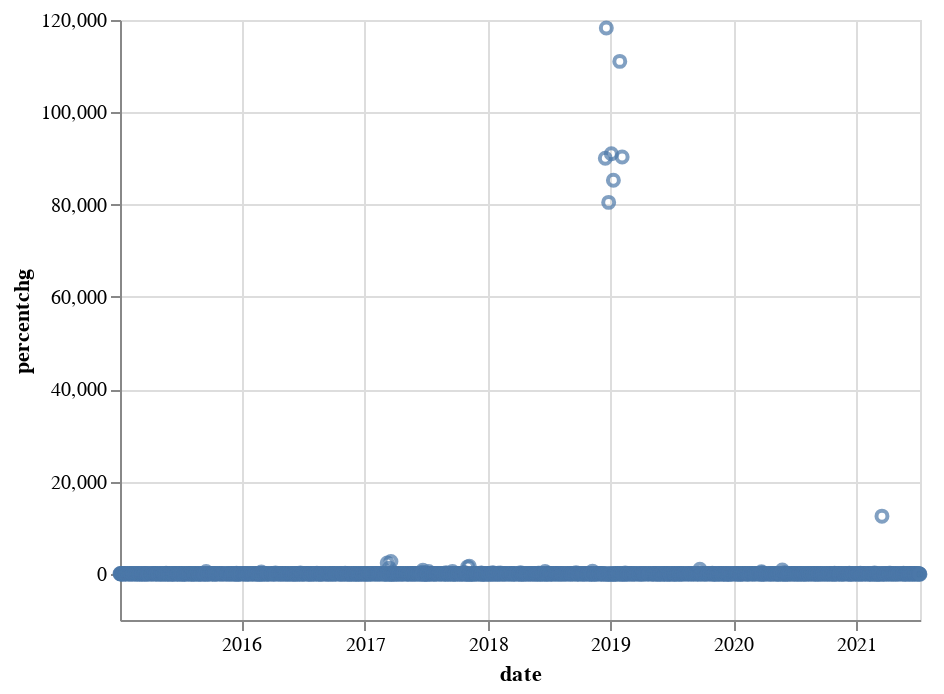

Write notebook code for a chart like this one.
### Code cell
alt.Chart(altdata_volpercentchg).mark_point().encode(
    x='date',
    y='percentchg'
)

### Figure 1 — Vega-Lite specification as saved in the notebook (floating-point values rounded to 4 significant figures; data arrays with more than 128 entries replaced by an {"elided": "..."} marker saying what was removed)
{"config": {"view": {"continuousWidth": 400, "continuousHeight": 300}}, "data": {"name": "data-4be56ebece6f1cb8ee24ec75d8409e32"}, "mark": "point", "encoding": {"x": {"type": "temporal", "field": "date"}, "y": {"type": "quantitative", "field": "percentchg"}}, "$schema": "https://vega.github.io/schema/vega-lite/v4.8.1.json", "datasets": {"data-4be56ebece6f1cb8ee24ec75d8409e32": {"elided": "1600 records"}}}
